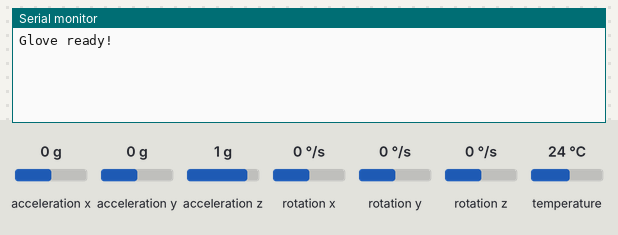
A sketch run on a simulated Arduino Uno, built with avr-gcc and run on an emulated ATmega328P. Shown: the last lines printed to the serial monitor. The inputs (shaded band) are chosen by the test bench; at power-on: acceleration x 0 g, acceleration y 0 g, acceleration z 1 g, rotation x 0 °/s, rotation y 0 °/s, rotation z 0 °/s, temperature 24 °C.

Above: at 1.2 s.
1.3 s: acceleration x set to -1.4 g
At 2.5 s:
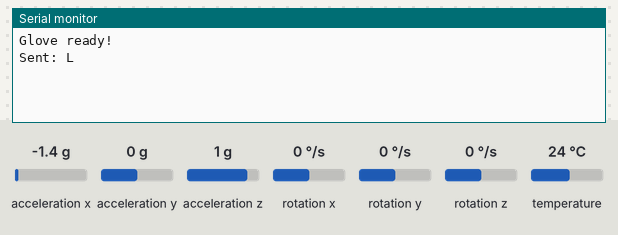
2.8 s: acceleration y set to -1.4 g
At 3.9 s:
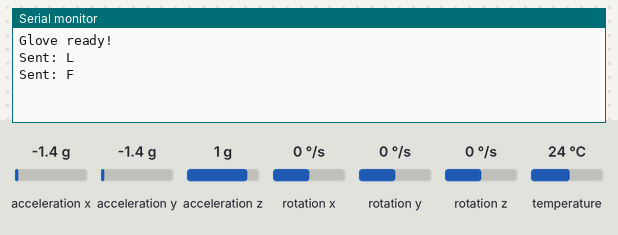
4.3 s: acceleration y set to 0.8 g
At 5.1 s:
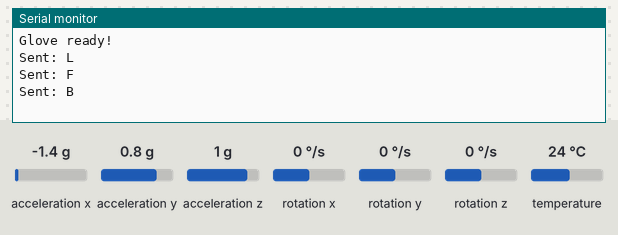

The sketch:

codeforthegesturepartoftherobot.ino
```cpp
// this for the glove i used two hc05 to connect the car with the glove, if u want to do the same, diffferentiate them 1st choose one to be master and slave, go into at mode and change the at mode of the master to 1, and find its address and set the slaves connection priority to the masters, i cant explain properly but there are tutorials in yt that u can follow
#include <Wire.h>
#include <Adafruit_MPU6050.h>
#include <Adafruit_Sensor.h>
#include <SoftwareSerial.h>

Adafruit_MPU6050 mpu;

// HC-05 bluetooth module integrate
SoftwareSerial bt(2, 3); // RX, TX

// Timing control (0.3 sec delay for each and every command, can be repeated)
unsigned long lastSendTime = 0;
const unsigned long sendInterval = 300;

// Thresholds for detecting
const float forwardThreshold = -6.5;
const float backwardThreshold = 6.5;
const float leftThreshold = -6.5;
const float rightThreshold = 6.5;

char lastCommand = 'S';

void setup() {
  Serial.begin(9600);
  bt.begin(9600);

  Wire.begin();
  // this part checks if ur mpu6050 is working or nah
  if (!mpu.begin()) {
    Serial.println("MPU6050 not found!");
    while (1);
  }

  mpu.setAccelerometerRange(MPU6050_RANGE_8_G);
  mpu.setGyroRange(MPU6050_RANGE_500_DEG);
  mpu.setFilterBandwidth(MPU6050_BAND_21_HZ);

  Serial.println("Glove ready!");

}

void loop() {
  sensors_event_t a, g, temp;
  mpu.getEvent(&a, &g, &temp);

  char command = 'S';

  float x = a.acceleration.x;
  float y = a.acceleration.y;

  // logic for sending commands
  if (y < forwardThreshold) {
    command = 'F';
  }
  else if (y > backwardThreshold) {
    command = 'B';
  }
  else if (x < leftThreshold) {
    command = 'L';
  }
  else if (x > rightThreshold) {
    command = 'R';
  }
  else {
    command = 'S';
  }


  if (millis() - lastSendTime >= sendInterval && command != lastCommand) {
    bt.write(command);
    Serial.print("Sent: ");
    Serial.println(command);

    lastCommand = command;
    lastSendTime = millis();
  }
}
```

Measured:
- after the input at 1.3 s, the serial monitor: prints a new line at once (image 1)
- after the input at 2.8 s, the serial monitor: prints a new line at once (image 2)
- after the input at 4.3 s, the serial monitor: prints a new line at once (image 3)
